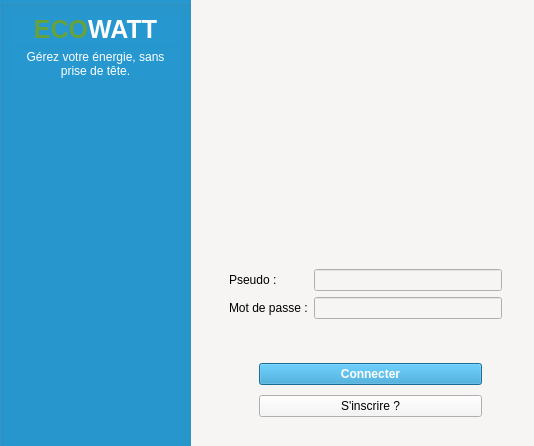
<?xml version="1.0" encoding="UTF-8"?>
<ui version="4.0">
 <class>w_signIn</class>
 <widget class="QWidget" name="w_signIn">
  <property name="geometry">
   <rect>
    <x>0</x>
    <y>0</y>
    <width>534</width>
    <height>446</height>
   </rect>
  </property>
  <property name="windowTitle">
   <string>Connection</string>
  </property>
  <property name="styleSheet">
   <string notr="true">background-color: rgb(246, 245, 244);
color: rgb(255, 255, 255);
color: rgb(0, 0, 0);</string>
  </property>
  <widget class="QFrame" name="formFrame">
   <property name="geometry">
    <rect>
     <x>220</x>
     <y>260</y>
     <width>291</width>
     <height>81</height>
    </rect>
   </property>
   <layout class="QFormLayout" name="formLayout">
    <item row="0" column="0">
     <widget class="QLabel" name="pseudoLabel">
      <property name="text">
       <string>Pseudo :</string>
      </property>
     </widget>
    </item>
    <item row="0" column="1">
     <widget class="QLineEdit" name="pseudoLineEdit"/>
    </item>
    <item row="1" column="0">
     <widget class="QLabel" name="motDePasseLabel">
      <property name="text">
       <string>Mot de passe :</string>
      </property>
     </widget>
    </item>
    <item row="1" column="1">
     <widget class="QLineEdit" name="motDePasseLineEdit">
      <property name="echoMode">
       <enum>QLineEdit::EchoMode::Password</enum>
      </property>
     </widget>
    </item>
   </layout>
  </widget>
  <widget class="QGroupBox" name="partieGauche">
   <property name="geometry">
    <rect>
     <x>0</x>
     <y>0</y>
     <width>191</width>
     <height>451</height>
    </rect>
   </property>
   <property name="styleSheet">
    <string notr="true">background-color: rgb(38, 152, 207);
color: rgb(255, 255, 255);</string>
   </property>
   <layout class="QVBoxLayout" name="verticalLayout">
    <item>
     <widget class="QLabel" name="label">
      <property name="font">
       <font>
        <pointsize>19</pointsize>
        <bold>true</bold>
       </font>
      </property>
      <property name="text">
       <string>&lt;html&gt;&lt;head/&gt;&lt;body&gt;&lt;p&gt;&lt;span style=&quot; color:#66a23c;&quot;&gt;ECO&lt;/span&gt;WATT&lt;/p&gt;&lt;/body&gt;&lt;/html&gt;</string>
      </property>
      <property name="alignment">
       <set>Qt::AlignmentFlag::AlignCenter</set>
      </property>
     </widget>
    </item>
    <item>
     <widget class="QLabel" name="label_2">
      <property name="text">
       <string>Gérez votre énergie, sans prise de tête.</string>
      </property>
      <property name="alignment">
       <set>Qt::AlignmentFlag::AlignCenter</set>
      </property>
      <property name="wordWrap">
       <bool>true</bool>
      </property>
     </widget>
    </item>
    <item>
     <spacer name="verticalSpacer">
      <property name="orientation">
       <enum>Qt::Orientation::Vertical</enum>
      </property>
      <property name="sizeHint" stdset="0">
       <size>
        <width>20</width>
        <height>40</height>
       </size>
      </property>
     </spacer>
    </item>
   </layout>
  </widget>
  <widget class="QLabel" name="label_3">
   <property name="geometry">
    <rect>
     <x>290</x>
     <y>40</y>
     <width>151</width>
     <height>151</height>
    </rect>
   </property>
   <property name="text">
    <string/>
   </property>
   <property name="pixmap">
    <pixmap resource="../../resources/Icons.qrc">:/Main/icon/mainLog.png</pixmap>
   </property>
   <property name="scaledContents">
    <bool>true</bool>
   </property>
  </widget>
  <widget class="QFrame" name="groupBtn">
   <property name="geometry">
    <rect>
     <x>250</x>
     <y>350</y>
     <width>241</width>
     <height>81</height>
    </rect>
   </property>
   <layout class="QVBoxLayout" name="verticalLayout_2">
    <item>
     <widget class="QPushButton" name="btnConnection">
      <property name="font">
       <font>
        <bold>true</bold>
       </font>
      </property>
      <property name="styleSheet">
       <string notr="true">background-color: rgb(38, 152, 207);
color: rgb(255, 255, 255);</string>
      </property>
      <property name="text">
       <string>Connecter</string>
      </property>
     </widget>
    </item>
    <item>
     <widget class="QPushButton" name="btnInscription">
      <property name="text">
       <string>S'inscrire ?</string>
      </property>
     </widget>
    </item>
   </layout>
  </widget>
 </widget>
 <resources>
  <include location="../../resources/Icons.qrc"/>
 </resources>
 <connections/>
</ui>
